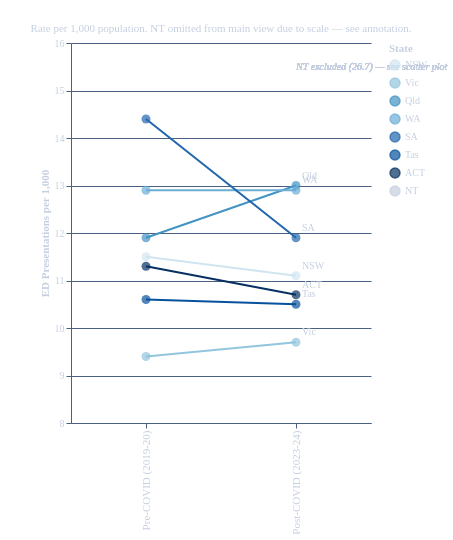

The specification (Vega-Lite) saved for this image:
### Vega-Lite specification from a JSON file in a GitHub repository (floating-point values rounded to 4 significant figures)
{"$schema": "https://vega.github.io/schema/vega-lite/v6.json", "title": {"text": "ED Mental Health Presentation Rates: Pre vs Post COVID by State", "fontSize": 15, "fontWeight": "bold", "font": "Times New Roman", "anchor": "middle", "color": "#ffffff", "subtitle": "Rate per 1,000 population. NT omitted from main view due to scale — see annotation.", "subtitleColor": "#c5cfe0", "subtitleFont": "Times New Roman", "subtitleFontSize": 11}, "width": 300, "height": 380, "background": "transparent", "data": {"values": [{"state": "NSW", "period": "Pre-COVID (2019-20)", "rate": 11.5, "sort_order": 1}, {"state": "NSW", "period": "Post-COVID (2023-24)", "rate": 11.1, "sort_order": 2}, {"state": "Vic", "period": "Pre-COVID (2019-20)", "rate": 9.4, "sort_order": 1}, {"state": "Vic", "period": "Post-COVID (2023-24)", "rate": 9.7, "sort_order": 2}, {"state": "Qld", "period": "Pre-COVID (2019-20)", "rate": 11.9, "sort_order": 1}, {"state": "Qld", "period": "Post-COVID (2023-24)", "rate": 13.0, "sort_order": 2}, {"state": "WA", "period": "Pre-COVID (2019-20)", "rate": 12.9, "sort_order": 1}, {"state": "WA", "period": "Post-COVID (2023-24)", "rate": 12.9, "sort_order": 2}, {"state": "SA", "period": "Pre-COVID (2019-20)", "rate": 14.4, "sort_order": 1}, {"state": "SA", "period": "Post-COVID (2023-24)", "rate": 11.9, "sort_order": 2}, {"state": "Tas", "period": "Pre-COVID (2019-20)", "rate": 10.6, "sort_order": 1}, {"state": "Tas", "period": "Post-COVID (2023-24)", "rate": 10.5, "sort_order": 2}, {"state": "ACT", "period": "Pre-COVID (2019-20)", "rate": 11.3, "sort_order": 1}, {"state": "ACT", "period": "Post-COVID (2023-24)", "rate": 10.7, "sort_order": 2}, {"state": "NT", "period": "Pre-COVID (2019-20)", "rate": 27.6, "sort_order": 1}, {"state": "NT", "period": "Post-COVID (2023-24)", "rate": 26.7, "sort_order": 2}]}, "layer": [{"mark": {"type": "line", "strokeWidth": 2}, "encoding": {"x": {"field": "period", "type": "ordinal", "sort": ["Pre-COVID (2019-20)", "Post-COVID (2023-24)"], "title": null, "axis": {"labelColor": "#c5cfe0", "titleColor": "#c5cfe0", "gridColor": "#4a6080", "tickColor": "#4a6080", "domainColor": "#4a6080", "labelFont": "Times New Roman", "titleFont": "Times New Roman", "labelFontSize": 11}}, "y": {"field": "rate", "type": "quantitative", "title": "ED Presentations per 1,000", "axis": {"labelColor": "#c5cfe0", "titleColor": "#c5cfe0", "gridColor": "#4a6080", "tickColor": "#4a6080", "domainColor": "#4a6080", "labelFont": "Times New Roman", "titleFont": "Times New Roman", "tickCount": 6}, "scale": {"domain": [8, 16]}}, "color": {"field": "state", "type": "nominal", "scale": {"domain": ["NSW", "Vic", "Qld", "WA", "SA", "Tas", "ACT", "NT"], "range": ["#d1e5f0", "#92c5de", "#4393c3", "#6baed6", "#2166ac", "#08519c", "#053061", "#c5cfe0"]}, "legend": {"titleFont": "Times New Roman", "labelFont": "Times New Roman", "titleColor": "#c5cfe0", "labelColor": "#c5cfe0", "title": "State"}}, "detail": {"field": "state", "type": "nominal"}, "tooltip": [{"field": "state", "type": "nominal", "title": "State"}, {"field": "period", "type": "ordinal", "title": "Period"}, {"field": "rate", "type": "quantitative", "title": "ED Rate per 1,000"}]}, "transform": [{"filter": "datum.state !== 'NT'"}]}, {"mark": {"type": "point", "filled": true, "size": 80}, "encoding": {"x": {"field": "period", "type": "ordinal", "sort": ["Pre-COVID (2019-20)", "Post-COVID (2023-24)"]}, "y": {"field": "rate", "type": "quantitative", "scale": {"domain": [8, 16]}, "axis": {"labelColor": "#c5cfe0", "titleColor": "#c5cfe0", "gridColor": "#4a6080", "tickColor": "#4a6080", "domainColor": "#4a6080", "labelFont": "Times New Roman", "titleFont": "Times New Roman", "tickCount": 6}}, "color": {"field": "state", "type": "nominal", "scale": {"domain": ["NSW", "Vic", "Qld", "WA", "SA", "Tas", "ACT", "NT"], "range": ["#d1e5f0", "#92c5de", "#4393c3", "#6baed6", "#2166ac", "#08519c", "#053061", "#c5cfe0"]}}}, "transform": [{"filter": "datum.state !== 'NT'"}]}, {"mark": {"type": "text", "align": "left", "dx": 6, "font": "Times New Roman", "fontSize": 10, "dy": -10}, "transform": [{"filter": "datum.period === 'Post-COVID (2023-24)'"}, {"filter": "datum.state !== 'NT'"}], "encoding": {"x": {"field": "period", "type": "ordinal", "sort": ["Pre-COVID (2019-20)", "Post-COVID (2023-24)"]}, "y": {"field": "rate", "type": "quantitative", "scale": {"domain": [8, 16]}, "axis": {"labelColor": "#c5cfe0", "titleColor": "#c5cfe0", "gridColor": "#4a6080", "tickColor": "#4a6080", "domainColor": "#4a6080", "labelFont": "Times New Roman", "titleFont": "Times New Roman", "tickCount": 6}}, "text": {"field": "state", "type": "nominal"}, "color": {"value": "#c5cfe0"}}}, {"mark": {"type": "text", "align": "left", "font": "Times New Roman", "fontSize": 10, "fontStyle": "italic", "color": "#c5cfe0"}, "encoding": {"x": {"datum": "Post-COVID (2023-24)"}, "y": {"datum": 15.5}, "text": {"value": "NT excluded (26.7) — see scatter plot"}}}], "config": {"background": "transparent", "view": {"stroke": null}, "axis": {"labelColor": "#c5cfe0", "titleColor": "#c5cfe0", "gridColor": "#4a6080", "tickColor": "#4a6080", "domainColor": "#4a6080", "labelFont": "Times New Roman", "titleFont": "Times New Roman"}, "legend": {"labelColor": "#c5cfe0", "titleColor": "#c5cfe0", "labelFont": "Times New Roman", "titleFont": "Times New Roman"}, "title": {"color": "#ffffff", "font": "Times New Roman"}}}
